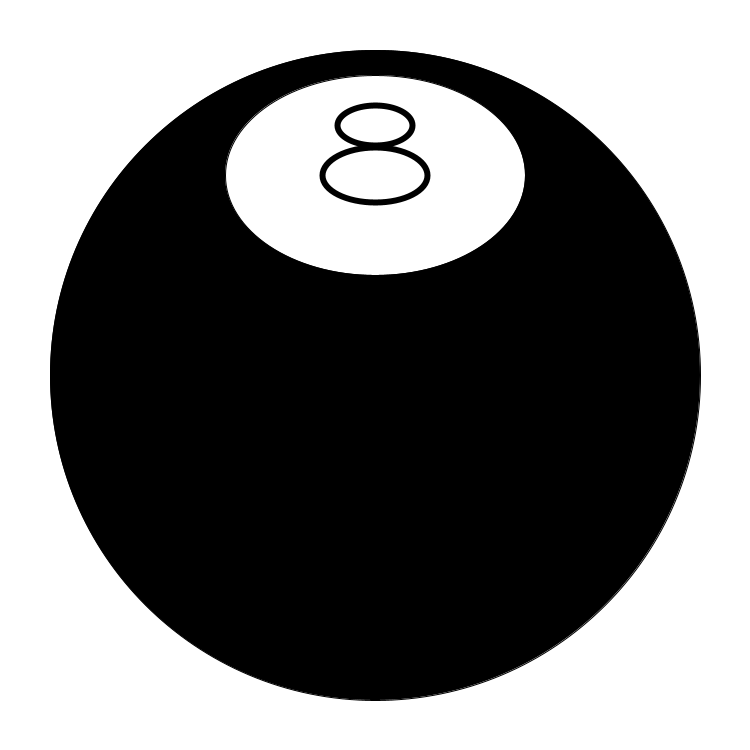
Frame 1 (no input)
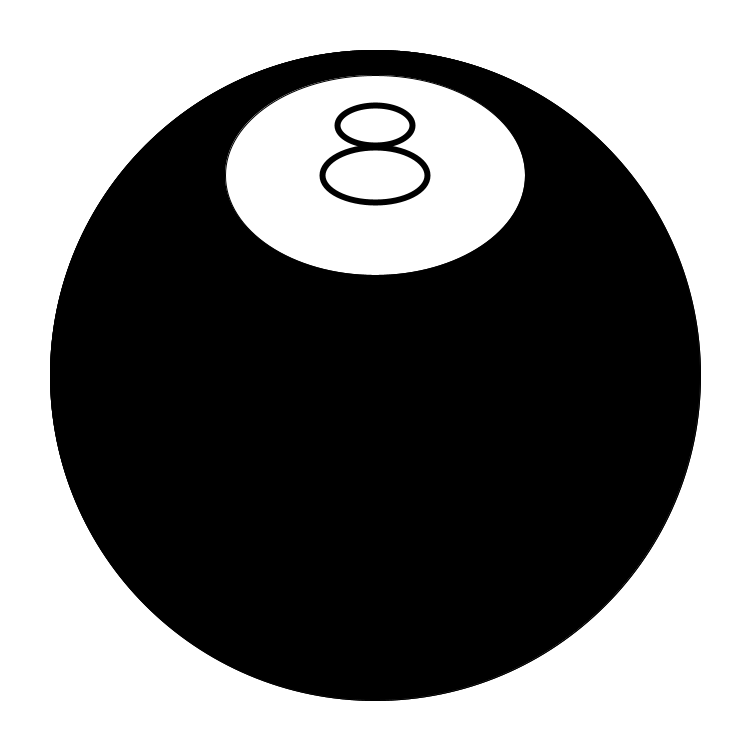
Frame 2 (the mouse pressed at the canvas centre, redrawn once)

The Processing sketch that drew these frames (run headless with seeded random() and noise(); the mouse was pressed at the canvas centre and the sketch redrawn once):

// Processing sketch: processing_79300
// ── processing_79300.pde

//Brandan H. Computer Prog. 1 Block 7
boolean mode = true;
String answers [] = {
  "I don't think so", "Confucius say.....Yes", "Try asking again", "Magic 8-ball is out to lunch try again in 5 min.", "Definitely", "What type of question is that", "I don't know", "probability = 100%", "Don't ask me your life problems"
};
void setup()
{
  size(750, 750);
  background(255);
  textAlign(CENTER);
  textSize(25);
  smooth();
  noLoop();
}
void draw()
{
  int i = int(random(9));
  fill(0);
  ellipse(375, 375, 650, 650);
  if (mode == true)
  {
    fill(255);
    ellipse(375, 175, 300, 200);
    noFill();
    strokeWeight(6);
    ellipse(375, 125, 75, 40);
    ellipse(375, 175, 105, 55);
    strokeWeight(1);
  }
  else if (mode == false)
  {
    fill(123, 23, 142);
    translate(123,25);
    triangle(150, 90, 350, 90, 250, 150);
    translate(-123,-25);
    fill(255);
    text(answers[i], 375, 375);
    fill(255);
  }
}
void mousePressed()
{
  if (mouseX > 225 && mouseX < 450 && mouseY > 60 && mouseY < 140)
  {
    mode = !mode;
    redraw();
  }
}
